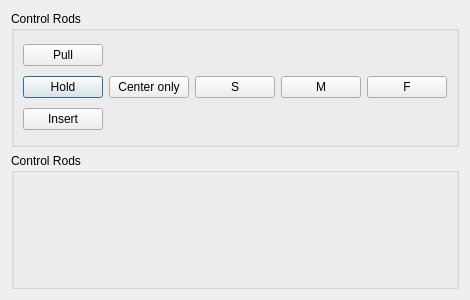
<?xml version="1.0" encoding="UTF-8"?>
<ui version="4.0">
 <class>ReactorControlRods</class>
 <widget class="QDialog" name="ReactorControlRods">
  <property name="geometry">
   <rect>
    <x>0</x>
    <y>0</y>
    <width>400</width>
    <height>300</height>
   </rect>
  </property>
  <property name="windowTitle">
   <string>Reactor Control Rods</string>
  </property>
  <layout class="QVBoxLayout" name="verticalLayout">
   <item>
    <widget class="QGroupBox" name="groupBox">
     <property name="title">
      <string>Control Rods</string>
     </property>
     <layout class="QGridLayout" name="gridLayout">
      <item row="1" column="0">
       <widget class="QPushButton" name="buttonHold">
        <property name="text">
         <string>Hold</string>
        </property>
        <property name="checkable">
         <bool>false</bool>
        </property>
       </widget>
      </item>
      <item row="1" column="2">
       <layout class="QHBoxLayout" name="speedLayout">
        <item>
         <widget class="QPushButton" name="buttonSlow">
          <property name="text">
           <string>S</string>
          </property>
          <property name="checkable">
           <bool>true</bool>
          </property>
         </widget>
        </item>
        <item>
         <widget class="QPushButton" name="buttonMedium">
          <property name="text">
           <string>M</string>
          </property>
          <property name="checkable">
           <bool>true</bool>
          </property>
         </widget>
        </item>
        <item>
         <widget class="QPushButton" name="buttonFast">
          <property name="text">
           <string>F</string>
          </property>
          <property name="checkable">
           <bool>true</bool>
          </property>
         </widget>
        </item>
       </layout>
      </item>
      <item row="2" column="0">
       <widget class="QPushButton" name="buttonInsert">
        <property name="text">
         <string>Insert</string>
        </property>
        <property name="checkable">
         <bool>false</bool>
        </property>
       </widget>
      </item>
      <item row="0" column="0">
       <widget class="QPushButton" name="buttonPull">
        <property name="text">
         <string>Pull</string>
        </property>
        <property name="checkable">
         <bool>false</bool>
        </property>
       </widget>
      </item>
      <item row="1" column="1">
       <widget class="QPushButton" name="buttonCenter">
        <property name="text">
         <string>Center only</string>
        </property>
        <property name="checkable">
         <bool>true</bool>
        </property>
       </widget>
      </item>
     </layout>
    </widget>
   </item>
   <item>
    <widget class="QGroupBox" name="groupRods">
     <property name="title">
      <string>Control Rods</string>
     </property>
    </widget>
   </item>
  </layout>
 </widget>
 <resources/>
 <connections/>
</ui>
